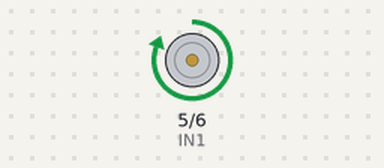
A sketch run on a simulated Arduino Uno, built with avr-gcc and run on an emulated ATmega328P. Parts: motor-driver pin pairs drawn as motors (green arrow = first pin HIGH = forward, orange = second pin HIGH = backward, longer = more drive).

Above: at 1.0 s.
At 5.0 s:
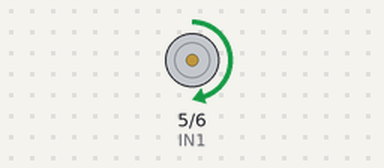
At 9.0 s:
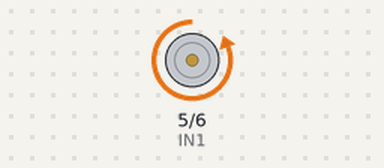
At 18.0 s:
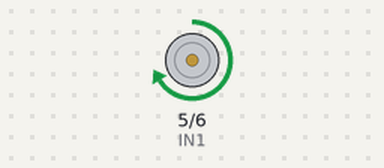
Timing chart, 0 to 19.5 s (numbered marks = the images above):
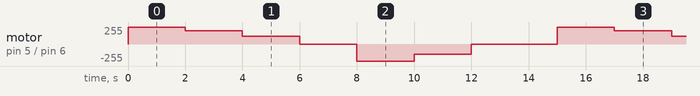

The sketch:

AsignacionDePinesPWMparaVariarLaVelocidadDeLosMotores_Pag88_.ino
```cpp
/* TRANSCRITO  POR GUSTAVO JARRO CALLIZAYA*/
 /*DEL*/
 /*TEXTO: ROBOTICA CON ARDUINO 3º (SECUNDARIA COMUNITARIA PRODUCTIVA
 * ) "TECHHOME"*/
  /* PRACTICA: ASIGNACION DE PINES PWM PARA VARIAR LA VELOCIDAD DE LOS MOTORES
  PAGINA 87 - 88 DEL TEXTO*   */
int IN1=5;
int IN2=6;
void setup() {
  // put your setup code here, to run once:
pinMode(IN1, OUTPUT);
pinMode(IN2, OUTPUT);

}

void loop() {
  // put your main code here, to run repeatedly:
analogWrite(IN1, 255);
analogWrite(IN2, 0);
delay(2000);
analogWrite(IN1, 200);
analogWrite(IN2, 0);
delay(2000);
analogWrite(IN1, 120);
analogWrite(IN2, 0);
delay(2000);
analogWrite(IN1, 0);
analogWrite(IN2, 0);
delay(2000);
analogWrite(IN1, 0);
analogWrite(IN2, 255);
delay(2000);
analogWrite(IN1, 0);
analogWrite(IN2, 155);
delay(2000);
analogWrite(IN1, 0);
analogWrite(IN2, 0);
delay(3000);
}
```

Measured:
- by itself, motor on pin 5 (IN1) / pin 6 (IN2): repeats every 15.0 s: forward 200/255 2.0 s, forward 120/255 2.0 s, stopped 2.0 s, backward 255/255 2.0 s, backward 155/255 2.0 s, stopped 3.0 s, forward 255/255 2.0 s
